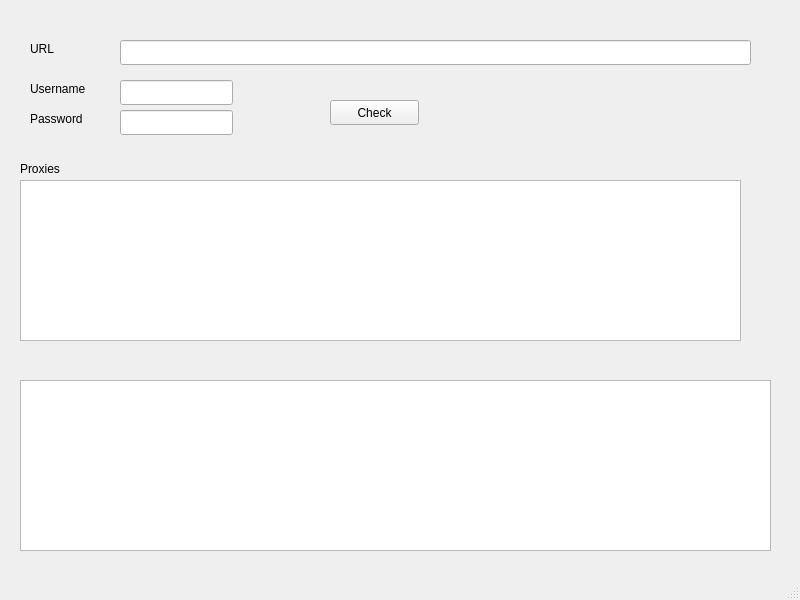
<?xml version="1.0" encoding="UTF-8"?>
<ui version="4.0">
 <class>MainWindow</class>
 <widget class="QMainWindow" name="MainWindow">
  <property name="geometry">
   <rect>
    <x>0</x>
    <y>0</y>
    <width>800</width>
    <height>600</height>
   </rect>
  </property>
  <property name="sizePolicy">
   <sizepolicy hsizetype="Fixed" vsizetype="Fixed">
    <horstretch>0</horstretch>
    <verstretch>0</verstretch>
   </sizepolicy>
  </property>
  <property name="windowTitle">
   <string>ProxyChecker</string>
  </property>
  <widget class="QWidget" name="centralwidget">
   <property name="sizePolicy">
    <sizepolicy hsizetype="Fixed" vsizetype="Fixed">
     <horstretch>0</horstretch>
     <verstretch>0</verstretch>
    </sizepolicy>
   </property>
   <widget class="QPlainTextEdit" name="logger">
    <property name="geometry">
     <rect>
      <x>20</x>
      <y>380</y>
      <width>751</width>
      <height>171</height>
     </rect>
    </property>
    <property name="font">
     <font>
      <family>Ubuntu Mono</family>
     </font>
    </property>
   </widget>
   <widget class="QLineEdit" name="inputUrl">
    <property name="geometry">
     <rect>
      <x>120</x>
      <y>40</y>
      <width>631</width>
      <height>25</height>
     </rect>
    </property>
   </widget>
   <widget class="QPlainTextEdit" name="inputProxies">
    <property name="geometry">
     <rect>
      <x>20</x>
      <y>180</y>
      <width>721</width>
      <height>161</height>
     </rect>
    </property>
   </widget>
   <widget class="QLabel" name="labelUsername">
    <property name="geometry">
     <rect>
      <x>30</x>
      <y>80</y>
      <width>81</width>
      <height>17</height>
     </rect>
    </property>
    <property name="text">
     <string>Username</string>
    </property>
   </widget>
   <widget class="QLabel" name="labelPassword">
    <property name="geometry">
     <rect>
      <x>30</x>
      <y>110</y>
      <width>81</width>
      <height>17</height>
     </rect>
    </property>
    <property name="text">
     <string>Password</string>
    </property>
   </widget>
   <widget class="QLineEdit" name="inputUsername">
    <property name="geometry">
     <rect>
      <x>120</x>
      <y>80</y>
      <width>113</width>
      <height>25</height>
     </rect>
    </property>
   </widget>
   <widget class="QLineEdit" name="inputPassword">
    <property name="geometry">
     <rect>
      <x>120</x>
      <y>110</y>
      <width>113</width>
      <height>25</height>
     </rect>
    </property>
   </widget>
   <widget class="QLabel" name="labelUrl">
    <property name="geometry">
     <rect>
      <x>30</x>
      <y>40</y>
      <width>81</width>
      <height>17</height>
     </rect>
    </property>
    <property name="text">
     <string>URL</string>
    </property>
   </widget>
   <widget class="QLabel" name="labelProxies">
    <property name="geometry">
     <rect>
      <x>20</x>
      <y>160</y>
      <width>81</width>
      <height>17</height>
     </rect>
    </property>
    <property name="text">
     <string>Proxies</string>
    </property>
   </widget>
   <widget class="QPushButton" name="buttonCheck">
    <property name="geometry">
     <rect>
      <x>330</x>
      <y>100</y>
      <width>89</width>
      <height>25</height>
     </rect>
    </property>
    <property name="text">
     <string>Check</string>
    </property>
   </widget>
  </widget>
  <widget class="QMenuBar" name="menubar">
   <property name="geometry">
    <rect>
     <x>0</x>
     <y>0</y>
     <width>800</width>
     <height>22</height>
    </rect>
   </property>
  </widget>
  <widget class="QStatusBar" name="statusbar"/>
 </widget>
 <resources/>
 <connections/>
</ui>
